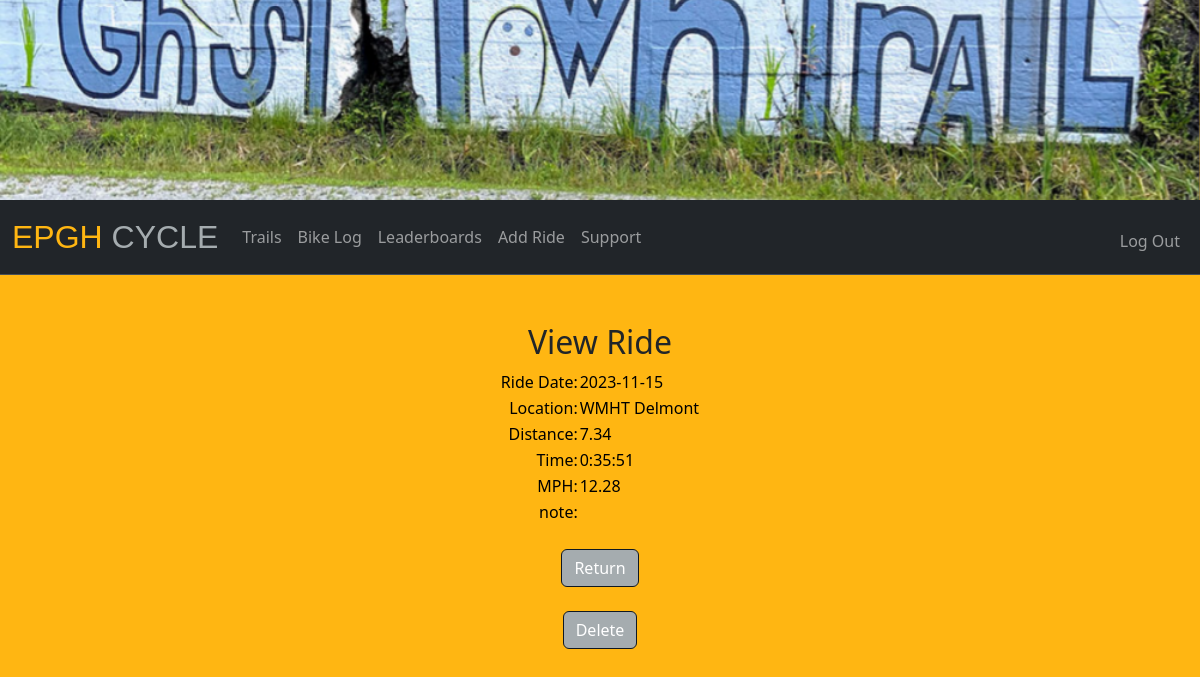
/view_ride?id=1 (signed in), run on the app's committed database.
### tables this page shows
CREATE TABLE 'log' ('id' INTEGER NOT NULL, 'ride_id' INTEGER PRIMARY KEY AUTOINCREMENT NOT NULL, 'date_log' DATETIME NOT NULL DEFAULT CURRENT_DATE, 'date_ride' DATETIME NOT NULL, 'loc' TEXT NOT NULL, 'dist' REAL NOT NULL, 'time' INTEGER NOT NULL, 'mph' REAL NOT NULL, 'note' TEXT);

### app.py (the view)
@app.route("/view_ride", methods=["GET", "POST"])
@login_required
def view_ride():
    if request.method == "POST":
        if request.form.get("return"):
            return redirect("/bike_log")
        elif request.get_json().get("ride_id"):
            delete_value = request.get_json().get("ride_id")
            d_row = db.execute("SELECT id FROM log WHERE ride_id=(?)", delete_value)
            if d_row[0]["id"] == session["user_id"]:
                db.execute("DELETE FROM log WHERE ride_id=(?)", delete_value)
                return jsonify({"flash": "Ride Deleted"})
            else:
                flash("Permission Denied", "warning")
                return render_template("index.html")
    else:
        ride_id = request.args.get("id")
        ride = db.execute(
            "SELECT id, date_log, date_ride, loc, dist, time, mph, note FROM log WHERE ride_id=(?)",
            ride_id,
        )
        if ride[0]["id"] == session["user_id"]:
            return render_template(
                "view_ride.html", ride=ride, ride_id=ride_id, retTime=retTime
            )
        else:
            flash("Permission Denied", "warning")
            return render_template("index.html")

### app.py (called while the page is built)
@app.after_request
def after_request(response):
    response.headers["Cache-Control"] = "no-cache, no-store, must-revalidate"
    return response

### helpers.py (called while the page is built)
def retTime(t):
    return (str(timedelta(seconds=t)))

def login_required(f):
    @wraps(f)
    def decorated_function(*args, **kwargs):
        if session.get("user_id") is None:
            return redirect("/welcome")
        return f(*args, **kwargs)
    return decorated_function

### templates/view_ride.html (shortened to what this page needs)
{% extends "layout.html" %}
{% block main %}
    <form action="/view_ride" method="post">
        <main class="container py-6 text-center">
            <body>
                <div>
                    <h2>View Ride</h2>
                </div>
                <table id="view" class="center">
                    <tr>
                        <td class="text-end">Ride Date: </td>
                        <td class="text-start">{{ ride[0].date_ride }}</td>
                    </tr>
                    <tr>
                        <td class="text-end">Location: </td>
                        <td class="text-start">{{ ride[0].loc }}</td>
                    </tr>
                    <tr>
                        <td class="text-end">Distance: </td>
                        <td class="text-start">{{ ride[0].dist }}</td>
                    </tr>
                    <tr>
                        <td class="text-end">Time: </td>
                        <td class="text-start">{{ retTime(ride[0].time) }}</td>
                    </tr>
                    <tr>
                        <td class="text-end">MPH: </td>
                        <td class="text-start">{{ ride[0].mph }}</td>
                    </tr>
                    <tr>
                        <td class="text-end">note: </td>
                        <td class="text-start">{{ ride[0].note }}</td>
                    </tr>
                </table>
                <br>
                <div class="text-center">
                    <button class="btn btn-primary" style="center" value="return" name="return" type="submit">Return</button>
                </div>
                <br>
                <div class="text-center">
                    <button id="deleteButton" type="button" class="btn btn-primary" value="{{ ride_id }}" data-bs-toggle="modal" data-bs-target="#d_modal">
                        Delete
                      </button>
                </div>
            </body>
        </main>
{% endblock %}

### static/table.css (style rules this page uses)
:root { --dt-row-selected: 13, 110, 253; --dt-row-selected-text: 255, 255, 255; --dt-row-selected-link: 9, 10, 11; --dt-row-stripe: 0, 0, 0; --dt-row-hover: 0, 0, 0; --dt-column-ordering: 0, 0, 0; --dt-html-background: white; }

### static/styles.css (style rules this page uses)
.btn-primary { background: #A5ACAF; border-color: #101820; }
body { background-color: #FFB612; }
.center { margin-left: auto; margin-right: auto; color: black }

### data on the page
log: date_ride "2023-11-15", loc "WMHT Delmont", dist "7.34", time "0:35:51", mph "12.28"
